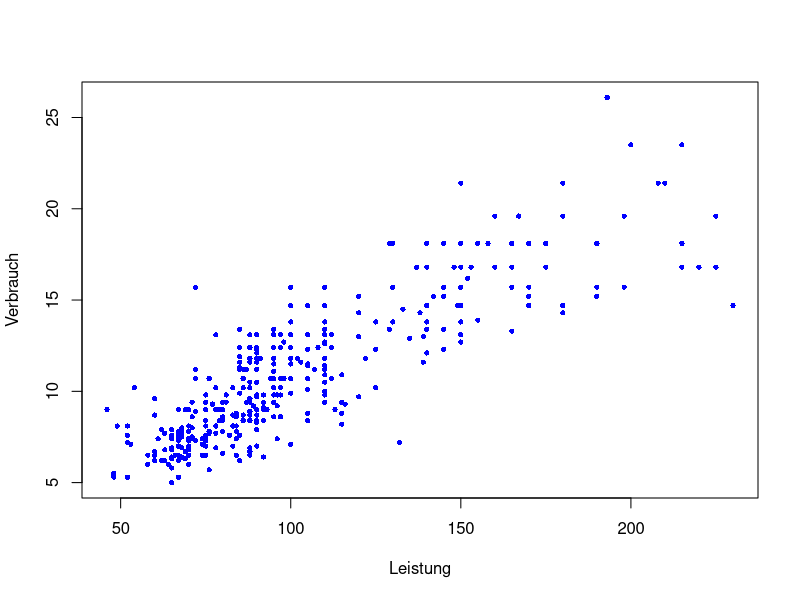

The R source for this figure:
WD = getwd()
setwd(WD)

data <-
  read.csv2(
    "Daten/autos.csv",
    header = TRUE,
    sep = ";",
    fill = TRUE,
    stringsAsFactors = TRUE
  )

verbrauch <- data[, "Verbrauch"]
zylinder <- data[, "Zylinder"]
hubraum <- data[, "Hubraum"]

summary(data)



# Aufgabe 2

mean(verbrauch)
median(verbrauch)
sd(verbrauch)

mean(zylinder)
median(zylinder)
sd(zylinder)

mean(hubraum)
median(hubraum)
sd(hubraum)

# 1 (=Amerika), 2 (=Europa) und 3 (=Asien)
table(data$Herkunft)



# Aufgabe 3

x <- data[, "Leistung"]
y <- verbrauch
plot(
  x,
  y,
  xlab = "Leistung",
  ylab = "Verbrauch",
  pch = 16,
  col = "blue",
  cex = 0.7
)
